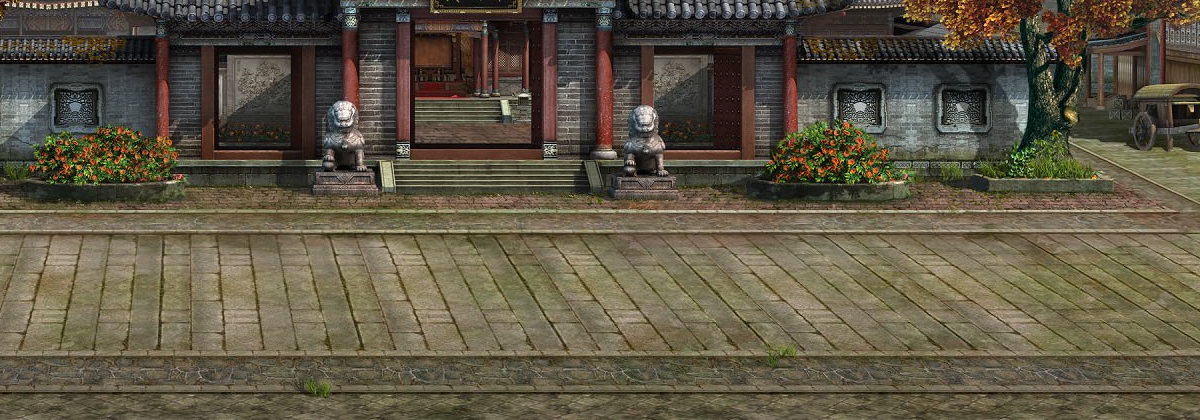

A 2D game scene composited from a Tiled map and its tileset images. What follows is a short description and the map's XML, with each tile layer's data collapsed to a summary:
An orthogonal 20x7 tile map with 60x60 px tiles, 1 tile layer (floor) and 2 objects (hero, Portal).

<map version="1.0" orientation="orthogonal" width="20" height="7" tilewidth="60" tileheight="60">
 <tileset firstgid="1" name="2" tilewidth="60" tileheight="60">
  <image source="2.jpg" width="2000" height="420" />
 </tileset>
 <layer name="floor" width="20" height="7">
  <data>[140 cells, 140 non-empty, 140 distinct tile ids]</data>
 </layer>
 <objectgroup name="player" width="20" height="7">
  <object name="hero" x="33" y="301" width="23" height="35">
   <ellipse />
  </object>
  <object name="Portal" x="1142" y="314" width="36" height="65">
   <ellipse />
  </object>
 </objectgroup>
</map>